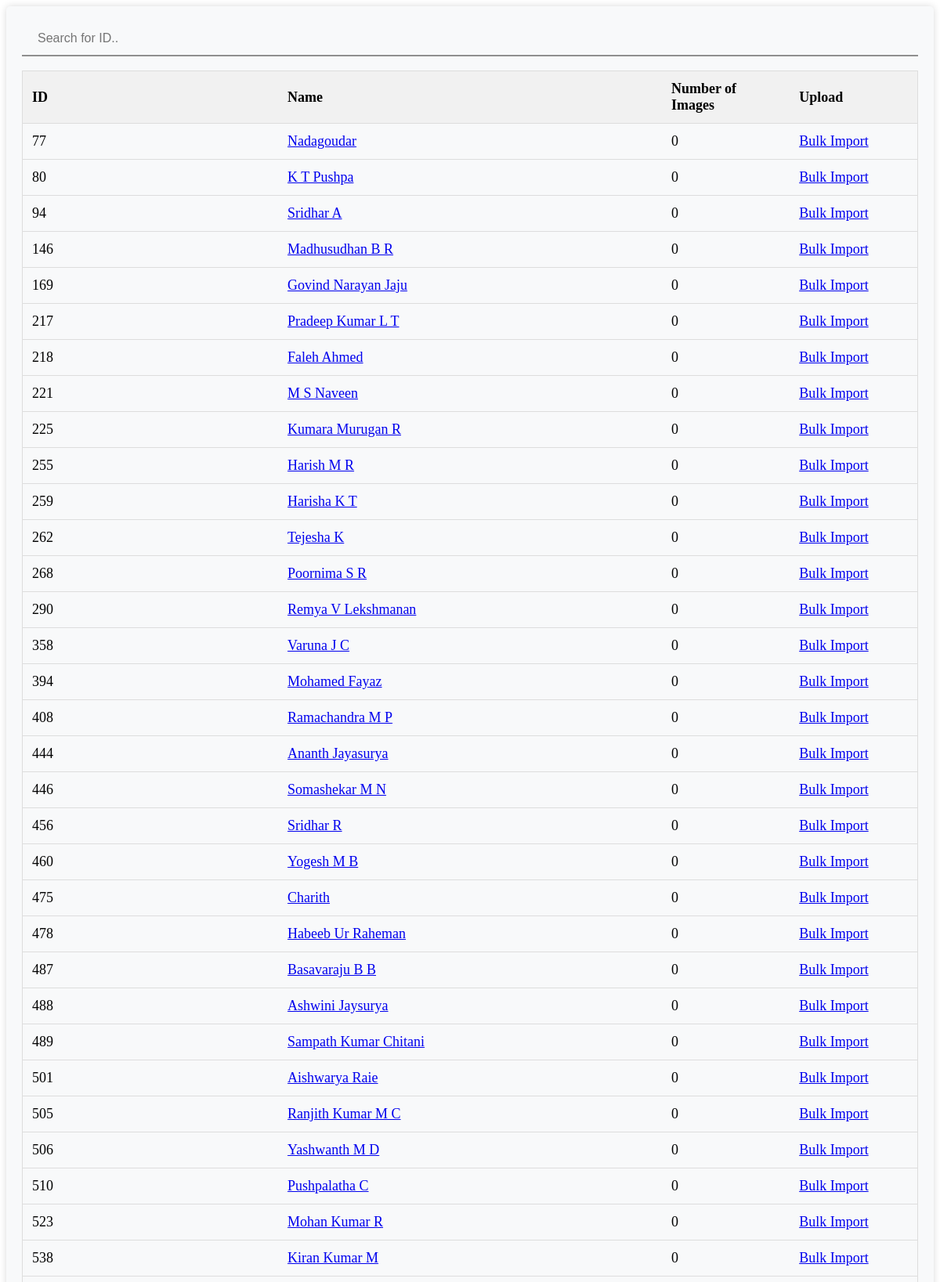
The app's page /add_photos/ (upper part) with its own data.
### app/models.py (models this page shows, shortened)
class Employee(models.Model):
	id = models.CharField(primary_key=True, max_length=10)
	name = models.CharField(max_length=50)
	def num_photos(self):
		try:
			DIR = f"app/facerec/dataset/{self.name}_{self.id}"
			img_count = len(os.listdir(DIR))
			return img_count
		except:
			return 0

### app/views.py (the view)
# urls.py: path('add_photos/', views.add_photos, name='add_photos'),
def add_photos(request):
	emp_list = Employee.objects.all()
	return render(request, 'app/add_photos.html', {'emp_list': emp_list})

### app/templates/app/add_photos.html (shortened to what this page needs)
{% load static %}
<!DOCTYPE html>
<html>
<head>
</head>
<body>
  {% block content %}
  <div class="container">
    <input type="text" id="myInput" onkeyup="myFunction()" placeholder="Search for ID..">
    <br><br>
    <table id="myTable">
      <tr class="header">
        <th width="200">ID</th>
        <th width="300">Name</th>
        <th width="100">Number of Images</th>
        <th width="100">Upload</th>
      </tr>
      {% for emp in emp_list %}
      <tr>
        <td>{{ emp.id }}</td>
        <td><a href="{% url 'stream' emp.id %}">{{ emp.name }}</a></td>
        <td>{{ emp.num_photos }}</td>
        <td>
          <a href="{% url 'bulk' emp.id %}">Bulk Import</a>
        </td>
      </tr>
      {% endfor %}
    </table>
    {% endblock %}
</body>
</html>

### app/templates/app/add_photos.html (style rules this page uses)
* { box-sizing: border-box; }
.container { max-width: 100%; margin: 0 auto; background-color: #f8f9fa; padding: 20px; border-radius: 5px; box-shadow: 0 0 10px rgba(0, 0, 0, 0.15); }
#myInput { width: 100%; font-size: 16px; padding: 12px 20px; border: none; border-bottom: 2px solid #8f8f8f; background-color: transparent; color: #8f8f8f; transition: border-bottom-color 0.3s ease; }
#myTable { border-collapse: collapse; width: 100%; border: 1px solid #ddd; font-size: 18px; }
#myTable th, #myTable td { text-align: left; padding: 12px; }
#myTable tr { border-bottom: 1px solid #ddd; }
#myTable tr.header, #myTable tr:hover { background-color: #f1f1f1; }

### records on screen
Employee: id "77", name "Nadagoudar", num_photos "0"
Employee: id "80", name "K T Pushpa", num_photos "0"
Employee: id "94", name "Sridhar A", num_photos "0"
Employee: id "146", name "Madhusudhan B R", num_photos "0"
Employee: id "169", name "Govind Narayan Jaju", num_photos "0"
Employee: id "217", name "Pradeep Kumar L T", num_photos "0"
Employee: id "218", name "Faleh Ahmed", num_photos "0"
Employee: id "221", name "M S Naveen", num_photos "0"
Employee: id "225", name "Kumara Murugan R", num_photos "0"
Employee: id "255", name "Harish M R", num_photos "0"
Employee: id "259", name "Harisha K T", num_photos "0"
Employee: id "262", name "Tejesha K", num_photos "0"
Employee: id "268", name "Poornima S R", num_photos "0"
Employee: id "290", name "Remya V Lekshmanan", num_photos "0"
Employee: id "358", name "Varuna J C", num_photos "0"
Employee: id "394", name "Mohamed Fayaz", num_photos "0"
Employee: id "408", name "Ramachandra M P", num_photos "0"
Employee: id "444", name "Ananth Jayasurya", num_photos "0"
Employee: id "446", name "Somashekar M N", num_photos "0"
Employee: id "456", name "Sridhar R", num_photos "0"
Employee: id "460", name "Yogesh M B", num_photos "0"
Employee: id "475", name "Charith", num_photos "0"
Employee: id "478", name "Habeeb Ur Raheman", num_photos "0"
Employee: id "487", name "Basavaraju B B", num_photos "0"
Employee: id "488", name "Ashwini Jaysurya", num_photos "0"
Employee: id "489", name "Sampath Kumar Chitani", num_photos "0"
Employee: id "501", name "Aishwarya Raie", num_photos "0"
Employee: id "505", name "Ranjith Kumar M C", num_photos "0"
Employee: id "506", name "Yashwanth M D", num_photos "0"
Employee: id "510", name "Pushpalatha C", num_photos "0"
Employee: id "523", name "Mohan Kumar R", num_photos "0"
Employee: id "538", name "Kiran Kumar M", num_photos "0"
